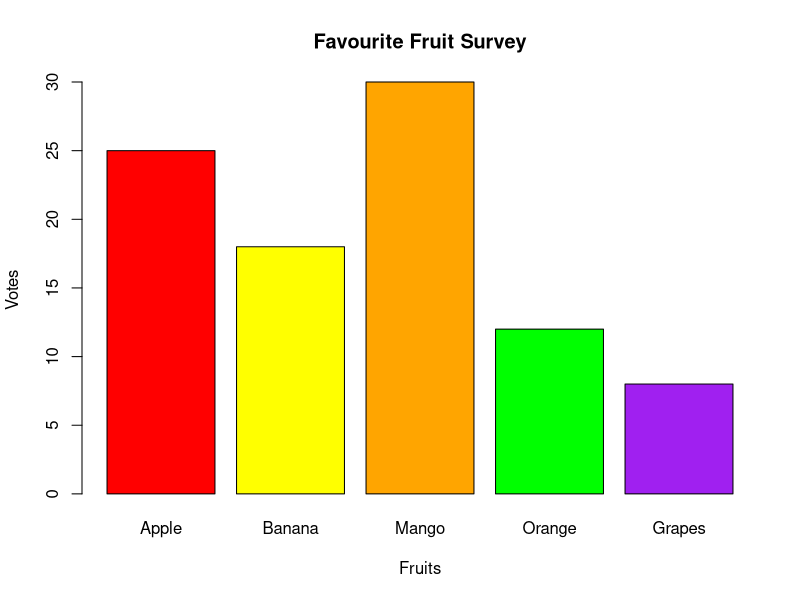

Reproduce this figure in R.
fruits <- c("Apple", "Banana", "Mango", "Orange", "Grapes")
votes <- c(25, 18, 30, 12, 8)

survey_data <- data.frame(Fruit = fruits, Votes = votes)

most_preferred <- survey_data$Fruit[which.max(survey_data$Votes)]
least_preferred <- survey_data$Fruit[which.min(survey_data$Votes)]

print(paste("Most preferred fruit:", most_preferred))
print(paste("Least preferred fruit:", least_preferred))

barplot(survey_data$Votes,
        names.arg = survey_data$Fruit,
        col = c("red", "yellow", "orange", "green", "purple"),
        main = "Favourite Fruit Survey",
        xlab = "Fruits",
        ylab = "Votes")
